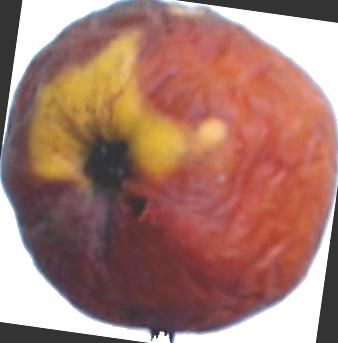
#> input picture BalancedDataset/Apple/Overripe/Apple_Overripe_020.jpg, 338 x 343 px; its folder holds only this picture in this run
$ python median_preprocessing_all.py
#> lines starting #> are read from the running program, lines starting #| are printed output that depends on the picture; after the words box and inside, x2 and y2 are one past the last pixel; in counts of white or black regions, pixels touching at a corner belong together
import cv2
import numpy as np
import os
import time


# ============================================================
# SETTINGS
# ============================================================

DATASET_FOLDER = "BalancedDataset"

RESULT_FOLDER = "results/preprocessing/MedianFinal"

# Final processed image size
IMAGE_SIZE = (600, 600)

# Median filter selected from filter comparison
MEDIAN_KERNEL_SIZE = 5

# ROI segmentation size.
# Final version uses full 600x600 resolution for better mask quality.
SEGMENTATION_SIZE = (600, 600)

# Use 5 GrabCut iterations for more stable final ROI segmentation
GRABCUT_ITERATIONS = 5

# Progress report frequency
PROGRESS_INTERVAL = 50

IMAGE_EXTENSIONS = (
    ".jpg",
    ".jpeg",
    ".png",
    ".bmp",
    ".webp",
    ".tif",
    ".tiff"
)


# ============================================================
# OUTPUT FOLDERS
# ============================================================

PROCESSED_FOLDER = os.path.join(
    RESULT_FOLDER,
    "ProcessedImages"
)

MASK_FOLDER = os.path.join(
    RESULT_FOLDER,
    "ROIMasks"
)

os.makedirs(
    PROCESSED_FOLDER,
    exist_ok=True
)

os.makedirs(
    MASK_FOLDER,
    exist_ok=True
)


# ============================================================
# 1. MEDIAN FILTER
# ============================================================

def median_filter(image):

    return cv2.medianBlur(
        image,
        MEDIAN_KERNEL_SIZE
    )


# ============================================================
# 2. FAST ROI SEGMENTATION
# ============================================================

def create_roi_mask(image):
    """
    Create a more robust single-fruit ROI mask.

    IMPORTANT:
    - The saved/feature-extraction image is still the Median-filtered image.
    - CLAHE is used ONLY to help ROI segmentation.
    - GrabCut remains the main foreground segmentation method.
    - The function is designed for one dominant fruit per image.
    """

    original_height, original_width = image.shape[:2]

    # --------------------------------------------------------
    # 1. SEGMENTATION-SCALE IMAGE
    # --------------------------------------------------------

    small_image = cv2.resize(
        image,
        SEGMENTATION_SIZE,
        interpolation=cv2.INTER_AREA
    )

    height, width = small_image.shape[:2]

    # --------------------------------------------------------
    # 2. SEGMENTATION-ONLY CLAHE
    # --------------------------------------------------------
    # Improve local contrast without replacing the Median-filtered
    # image used later for feature extraction.
    # --------------------------------------------------------

    lab = cv2.cvtColor(
        small_image,
        cv2.COLOR_BGR2LAB
    )

    l_channel, a_channel, b_channel = cv2.split(
        lab
    )

    clahe = cv2.createCLAHE(
        clipLimit=2.0,
        tileGridSize=(8, 8)
    )

    l_enhanced = clahe.apply(
        l_channel
    )

    enhanced_lab = cv2.merge(
        (
            l_enhanced,
            a_channel,
            b_channel
        )
    )

    segmentation_image = cv2.cvtColor(
        enhanced_lab,
        cv2.COLOR_LAB2BGR
    )

    # --------------------------------------------------------
    # 3. INITIAL GRABCUT MASK
    # --------------------------------------------------------
    # Border pixels are definite background.
    # A broad central ellipse is probable foreground.
    # This gives GrabCut more information than one huge rectangle.
    # --------------------------------------------------------

    grabcut_mask = np.full(
        (height, width),
        cv2.GC_PR_BGD,
        dtype=np.uint8
    )

    border_x = max(
        5,
        int(width * 0.04)
    )

    border_y = max(
        5,
        int(height * 0.04)
    )

    grabcut_mask[
        :border_y,
        :
    ] = cv2.GC_BGD

    grabcut_mask[
        height - border_y:,
        :
    ] = cv2.GC_BGD

    grabcut_mask[
        :,
        :border_x
    ] = cv2.GC_BGD

    grabcut_mask[
        :,
        width - border_x:
    ] = cv2.GC_BGD

    centre = (
        width // 2,
        height // 2
    )

    axes = (
        max(1, int(width * 0.38)),
        max(1, int(height * 0.38))
    )

    probable_foreground = np.zeros(
        (height, width),
        dtype=np.uint8
    )

    cv2.ellipse(
        probable_foreground,
        centre,
        axes,
        0,
        0,
        360,
        255,
        thickness=cv2.FILLED
    )

    grabcut_mask[
        probable_foreground > 0
    ] = cv2.GC_PR_FGD

    # --------------------------------------------------------
    # 4. COLOUR-BASED FOREGROUND SEED
    # --------------------------------------------------------
    # Highly saturated pixels are useful probable-foreground seeds
    # for many fruits, but are NOT treated as definite fruit.
    # --------------------------------------------------------

    hsv = cv2.cvtColor(
        segmentation_image,
        cv2.COLOR_BGR2HSV
    )

    saturation = hsv[:, :, 1]

    saturation_values = saturation[
        probable_foreground > 0
    ]

    if saturation_values.size > 0:

        saturation_threshold = max(
            35,
            int(
                np.percentile(
                    saturation_values,
                    55
                )
            )
        )

        colour_seed = (
            (saturation >= saturation_threshold)
            & (probable_foreground > 0)
        )

        grabcut_mask[
            colour_seed
        ] = cv2.GC_PR_FGD

    # --------------------------------------------------------
    # 5. GRABCUT WITH MASK INITIALISATION
    # --------------------------------------------------------

    background_model = np.zeros(
        (1, 65),
        np.float64
    )

    foreground_model = np.zeros(
        (1, 65),
        np.float64
    )

    cv2.grabCut(
        segmentation_image,
        grabcut_mask,
        None,
        background_model,
        foreground_model,
        GRABCUT_ITERATIONS,
        cv2.GC_INIT_WITH_MASK
    )

    binary_mask = np.where(
        (
            grabcut_mask == cv2.GC_FGD
        )
        | (
            grabcut_mask == cv2.GC_PR_FGD
        ),
        255,
        0
    ).astype(np.uint8)

    # --------------------------------------------------------
    # 6. MORPHOLOGICAL CLEANING
    # --------------------------------------------------------

    open_kernel = cv2.getStructuringElement(
        cv2.MORPH_ELLIPSE,
        (5, 5)
    )

    close_kernel = cv2.getStructuringElement(
        cv2.MORPH_ELLIPSE,
        (9, 9)
    )

    binary_mask = cv2.morphologyEx(
        binary_mask,
        cv2.MORPH_OPEN,
        open_kernel,
        iterations=1
    )

    binary_mask = cv2.morphologyEx(
        binary_mask,
        cv2.MORPH_CLOSE,
        close_kernel,
        iterations=2
    )

    # --------------------------------------------------------
    # 7. COMPONENT VALIDATION
    # --------------------------------------------------------
    # Do NOT blindly keep the largest component.
    # Score components by:
    # - area,
    # - closeness to image centre,
    # - border contact.
    #
    # This reduces the chance of selecting a large background region.
    # --------------------------------------------------------

    number_labels, labels, stats, centroids = (
        cv2.connectedComponentsWithStats(
            binary_mask,
            connectivity=8
        )
    )

    image_area = float(
        height * width
    )

    image_centre = np.array(
        [
            width / 2.0,
            height / 2.0
        ],
        dtype=np.float32
    )

    best_label = None
    best_score = -np.inf

    for label_index in range(
        1,
        number_labels
    ):

        area = float(
            stats[
                label_index,
                cv2.CC_STAT_AREA
            ]
        )

        area_ratio = (
            area / image_area
        )

        # Reject tiny noise and implausibly huge foreground regions.
        if (
            area_ratio < 0.01
            or area_ratio > 0.85
        ):
            continue

        centroid = centroids[
            label_index
        ]

        distance = np.linalg.norm(
            centroid - image_centre
        )

        max_distance = np.hypot(
            width / 2.0,
            height / 2.0
        )

        centre_score = (
            1.0
            - min(
                distance / max_distance,
                1.0
            )
        )

        component = (
            labels == label_index
        )

        touches_border = (
            np.any(component[0, :])
            or np.any(component[-1, :])
            or np.any(component[:, 0])
            or np.any(component[:, -1])
        )

        border_penalty = (
            0.40
            if touches_border
            else 0.0
        )

        # sqrt prevents area from completely dominating the score.
        area_score = np.sqrt(
            area_ratio
        )

        score = (
            (0.60 * area_score)
            + (0.40 * centre_score)
            - border_penalty
        )

        if score > best_score:

            best_score = score
            best_label = label_index

    # --------------------------------------------------------
    # 8. FALLBACK
    # --------------------------------------------------------
    # If validation rejects every component, use the largest
    # non-background component rather than returning an empty mask.
    # --------------------------------------------------------

    if best_label is None:

        if number_labels > 1:

            component_areas = stats[
                1:,
                cv2.CC_STAT_AREA
            ]

            best_label = (
                int(
                    np.argmax(
                        component_areas
                    )
                )
                + 1
            )

        else:

            return np.zeros(
                (
                    original_height,
                    original_width
                ),
                dtype=np.uint8
            )

    clean_mask = np.where(
        labels == best_label,
        255,
        0
    ).astype(np.uint8)

    # --------------------------------------------------------
    # 9. FILL INTERNAL HOLES
    # --------------------------------------------------------

    contours, _ = cv2.findContours(
        clean_mask,
        cv2.RETR_EXTERNAL,
        cv2.CHAIN_APPROX_SIMPLE
    )

    filled_mask = np.zeros_like(
        clean_mask
    )

    if contours:

        cv2.drawContours(
            filled_mask,
            contours,
            -1,
            255,
            thickness=cv2.FILLED
        )

    else:

        filled_mask = clean_mask

    # --------------------------------------------------------
    # 10. RESIZE TO ORIGINAL IMAGE SIZE
    # --------------------------------------------------------

    final_mask = cv2.resize(
        filled_mask,
        (
            original_width,
            original_height
        ),
        interpolation=cv2.INTER_NEAREST
    )

    final_mask = np.where(
        final_mask > 0,
        255,
        0
    ).astype(np.uint8)

    return final_mask


# ============================================================
# 3. GET ALL IMAGE PATHS
# ============================================================

def get_all_images():

    image_paths = []

    for root, folders, files in os.walk(
        DATASET_FOLDER
    ):

        folders.sort()
        files.sort()

        for filename in files:

            if filename.lower().endswith(
                IMAGE_EXTENSIONS
            ):

                image_paths.append(
                    os.path.join(
                        root,
                        filename
                    )
                )

    return image_paths


# ============================================================
# 4. FORMAT TIME
# ============================================================

def format_time(seconds):

    if seconds < 60:

        return f"{seconds:.0f} seconds"

    minutes = seconds / 60

    if minutes < 60:

        return f"{minutes:.1f} minutes"

    hours = minutes / 60

    return f"{hours:.2f} hours"


# ============================================================
# 5. PROCESS DATASET
# ============================================================

def process_dataset():

    print()
    print("======================================================")
    print("          FAST MEDIAN PREPROCESSING")
    print("======================================================")

    print(
        f"Dataset folder      : {DATASET_FOLDER}"
    )

    print(
        f"Final image size    : {IMAGE_SIZE[0]}x{IMAGE_SIZE[1]}"
    )

    print(
        f"Median kernel       : {MEDIAN_KERNEL_SIZE}x"
        f"{MEDIAN_KERNEL_SIZE}"
    )

    print(
        f"Segmentation size   : "
        f"{SEGMENTATION_SIZE[0]}x"
        f"{SEGMENTATION_SIZE[1]}"
    )

    print(
        f"GrabCut iterations  : {GRABCUT_ITERATIONS}"
    )

    print("======================================================")

    # --------------------------------------------------------
    # Find all selected images
    # --------------------------------------------------------

    image_paths = get_all_images()

    total_images = len(
        image_paths
    )

    print(
        f"\nTotal images found: {total_images}"
    )

    if total_images == 0:

        print(
            "\nERROR: No images found."
        )

        print(
            "Check DATASET_FOLDER."
        )

        return

    print(
        "\nPreprocessing started...\n"
    )

    processed_count = 0
    skipped_count = 0
    failed_count = 0

    processing_times = []

    start_all = time.perf_counter()

    # --------------------------------------------------------
    # Process every selected image
    # --------------------------------------------------------

    for current_number, image_path in enumerate(
        image_paths,
        start=1
    ):

        # ----------------------------------------------------
        # Preserve fruit/category structure
        # ----------------------------------------------------

        relative_folder = os.path.relpath(
            os.path.dirname(image_path),
            DATASET_FOLDER
        )

        processed_output_folder = os.path.join(
            PROCESSED_FOLDER,
            relative_folder
        )

        mask_output_folder = os.path.join(
            MASK_FOLDER,
            relative_folder
        )

        os.makedirs(
            processed_output_folder,
            exist_ok=True
        )

        os.makedirs(
            mask_output_folder,
            exist_ok=True
        )

        filename = os.path.basename(
            image_path
        )

        filename_without_extension = os.path.splitext(
            filename
        )[0]

        processed_path = os.path.join(
            processed_output_folder,
            filename
        )

        mask_path = os.path.join(
            mask_output_folder,
            filename_without_extension
            + "_mask.png"
        )

        # ----------------------------------------------------
        # Resume support
        # ----------------------------------------------------

        if (
            os.path.exists(processed_path)
            and os.path.exists(mask_path)
        ):

            skipped_count += 1

            continue

        image_start = time.perf_counter()

        # ----------------------------------------------------
        # Load image
        # ----------------------------------------------------

        image = cv2.imread(
            image_path
        )
#> image is the input picture: shape (343, 338, 3); mean B, G, R 109.9, 121.1, 164.9

        if image is None:

            failed_count += 1

            print(
                f"[{current_number}/{total_images}] "
                f"FAILED: {image_path}"
            )

            continue

        # ----------------------------------------------------
        # Resize to 600x600
        # ----------------------------------------------------

        resized = cv2.resize(
            image,
            IMAGE_SIZE,
            interpolation=cv2.INTER_AREA
        )

        # ----------------------------------------------------
        # Median filtering
        # ----------------------------------------------------

        median = median_filter(
            resized
        )

        # ----------------------------------------------------
        # Fast ROI segmentation
        # ----------------------------------------------------

        try:

            roi_mask = create_roi_mask(
                median
            )
#> in create_roi_mask, `l_channel, a_channel, b_channel = cv2.split( lab )`:
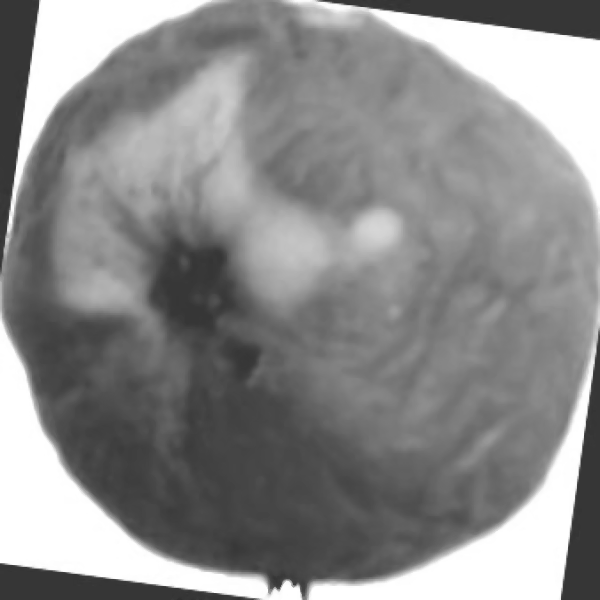
#> l_channel: shape (600, 600); min 47, max 255, mean 139
#> in create_roi_mask, `l_channel, a_channel, b_channel = cv2.split( lab )`:
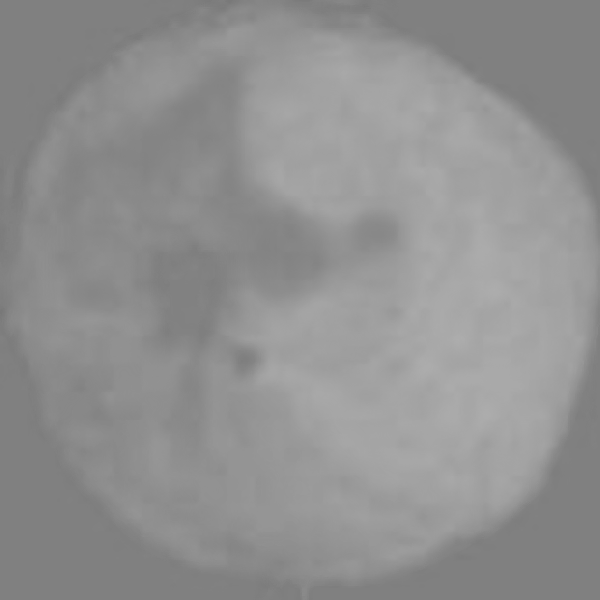
#> a_channel: shape (600, 600); min 120, max 173, mean 144.7
#> in create_roi_mask, `l_channel, a_channel, b_channel = cv2.split( lab )`:
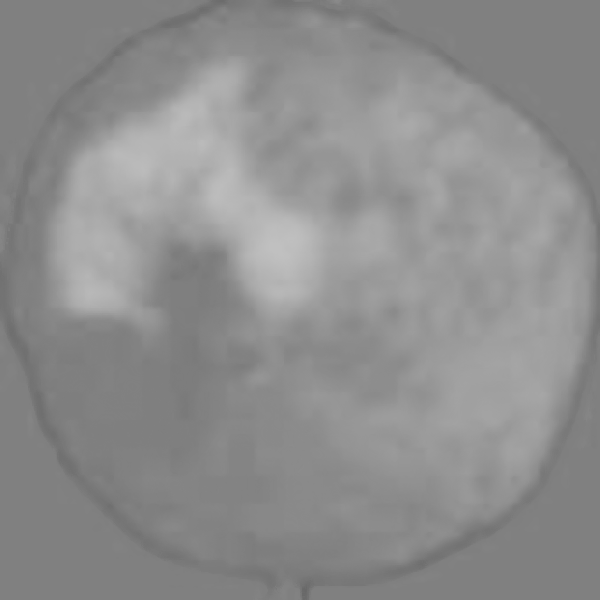
#> b_channel: shape (600, 600); min 104, max 192, mean 141.7
#> in create_roi_mask, `l_enhanced = clahe.apply( l_channel )`:
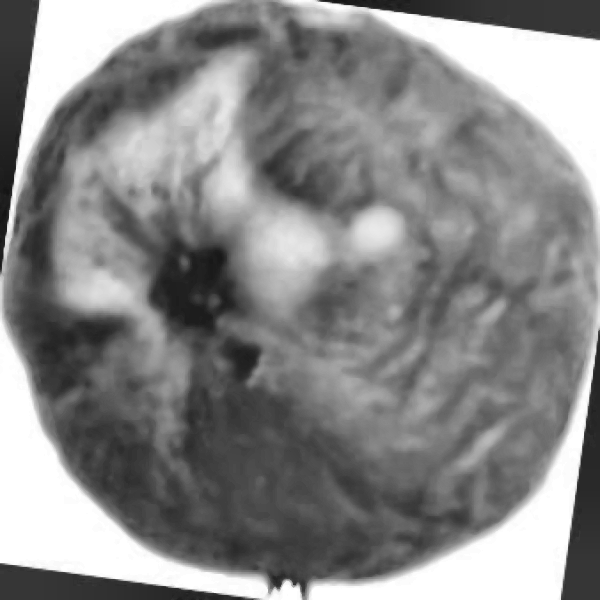
#> l_enhanced: shape (600, 600); min 20, max 255, mean 136.4
#> in create_roi_mask, `segmentation_image = cv2.cvtColor( enhanced_lab, cv2.COLOR_LAB2BGR )`:
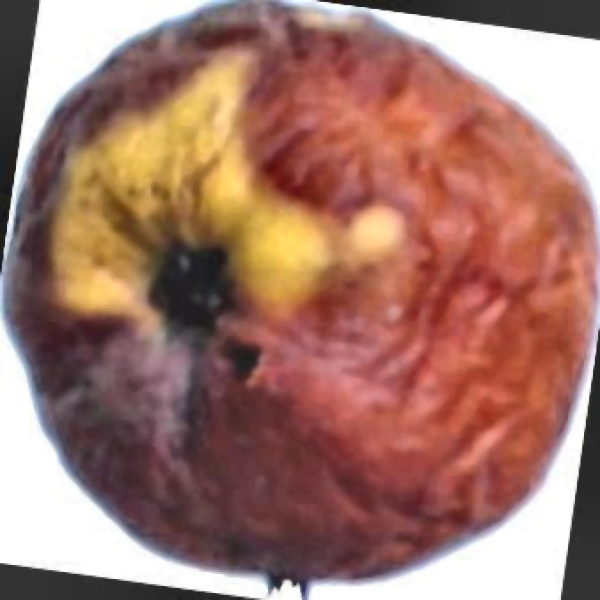
#> segmentation_image: shape (600, 600, 3); mean B, G, R 107.7, 118.8, 162.2
#> in create_roi_mask, `cv2.ellipse( probable_foreground, centre, axes, 0, 0, 360, 255, thickn..`:
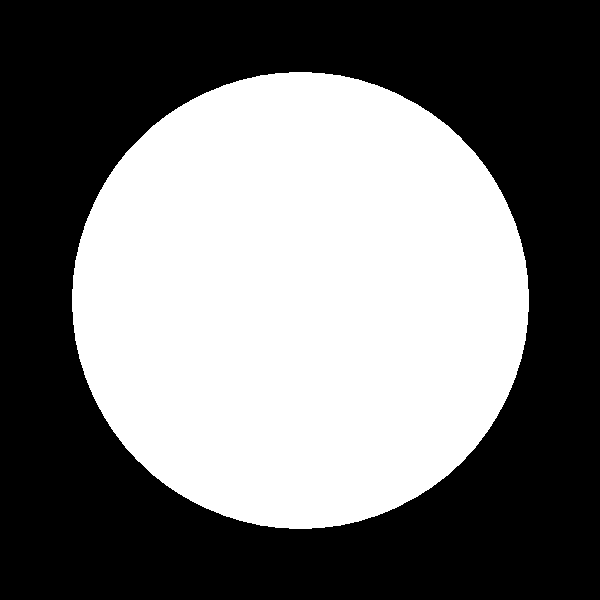
#> probable_foreground: shape (600, 600); 45.5% white; 1 white region, box (x1, y1, x2, y2) and area: (72, 72, 529, 529) 163841
#> (the rest of the program and of its run is left out)
